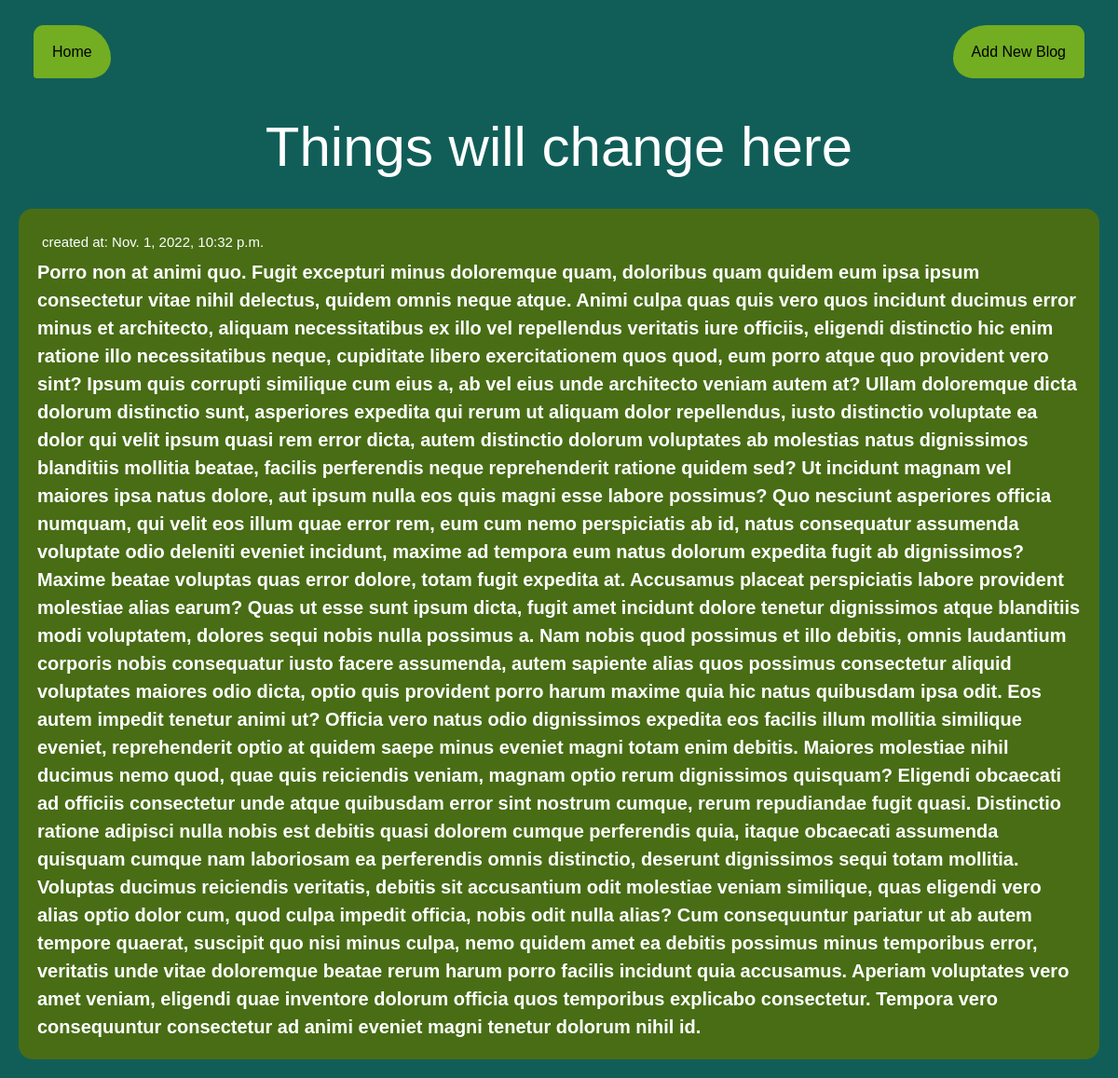
Screenshot of /post/2 with the database file from the repository.
### posts/models.py (models this page shows)
class Post(models.Model):
    title = models.CharField(max_length=100)
    body = models.CharField(max_length=10000)
    created_at = models.DateTimeField(default=datetime.now, blank=True)

### posts/views.py (the view)
# urls.py: path('post/<str:pk>', views.post, name='post'),
def post(request, pk):
    post = Post.objects.get(id=pk)
    return render(request, 'posts.html', {'post': post})

### posts/templates/posts.html
{% extends 'base.html' %}
{% block header %}
<div class="p=10 lg:p=20 text-center py-4">
    <h1 class="text-3xl lg:text-6xl text-white">
        {{post.title}}
    </h1>
</div>
{% endblock %}
{% block table%}
<div class="row">
    <div class="leftcolumn">
        <div class="card">
            <h5 style="font-size: 15px; padding: 5px; color:white;">created at: {{post.created_at}}</h5>
            <p style="font-weight: bold; font-size: 20px; color:white;">{{post.body}}</p>
        </div>
    </div>
</div>
{% endblock %}

### posts/templates/base.html (style rules this page uses)
* { box-sizing: border-box; }
body { font-family: Arial; padding: 20px; background: #f1f1f1; }
.leftcolumn { float: left; width: 100%; }
.card { border-radius: 15px; background-color: #486d15; padding: 20px; margin-top: 20px; }
.row:after { content: ""; display: table; clear: both; }

### rows the page displays
Post: title "Things will change here", created_at "Nov. 1, 2022, 10:32 p.m.", body "Porro non at animi quo. Fugit excepturi minus doloremque quam, doloribus quam quidem eum ipsa ipsum consectetur vitae nihil delectus, quidem omnis neque atque. Animi culpa quas quis vero quos incidunt ducimus error minus et architecto, aliquam necessitatibus ex illo vel repellendus veritatis iure officiis, eligendi distinctio hic enim ratione illo necessitatibus neque, cupiditate libero exercitationem quos quod, eum porro atque quo provident vero sint? Ipsum quis corrupti similique cum eius a, ab vel eius unde architecto veniam autem at? Ullam doloremque dicta dolorum distinctio sunt, asperiores expedita qui rerum ut aliquam dolor repellendus, iusto distinctio voluptate ea dolor qui velit…"
